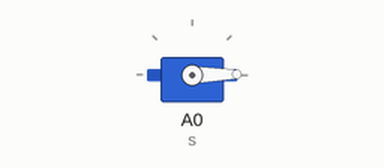
Simulated run of this sketch. Board: Arduino Uno, built with avr-gcc and run on an emulated ATmega328P. On the bench: servo.

Above: at 0.05 s.
At 9.05 s:
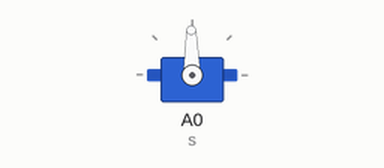
At 18.01 s:
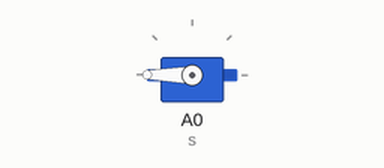
At 39.88 s:
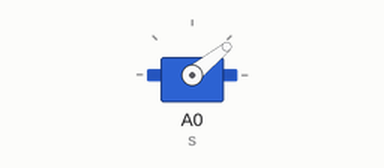
Timing chart, 0 to 40.0 s (numbered marks = the images above):
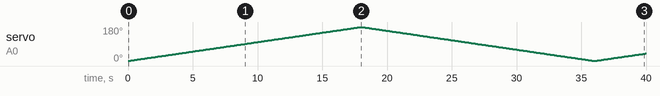

The sketch:

asd.ino
```cpp
#include <Arduino.h>
#include <Servo.h>
Servo s;
void setup(){
    s.attach(A0);
}
void loop(){
  for(int i=1;i<=180;i+=1){
    s.write(i);
    delay(100);//
  }
  for(int i=180;i>=1;i-=1){
    s.write(i);
    delay(100);
  }
}
```

Measured:
- by itself, servo on A0 (s): 1° → 2° at 0.10 s, → 3° 0.10 s later, → 4° 0.10 s later, → 5° 0.10 s later, … (397 changes in this stretch)
